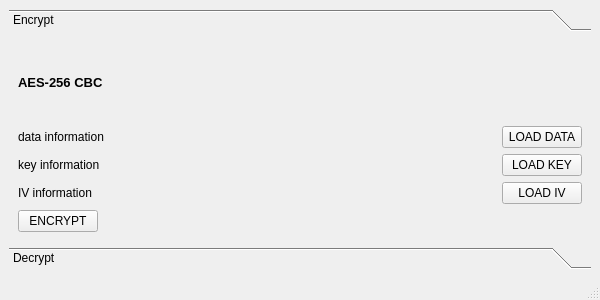
<?xml version="1.0" encoding="UTF-8"?>
<ui version="4.0">
 <class>MainPage</class>
 <widget class="QMainWindow" name="MainPage">
  <property name="geometry">
   <rect>
    <x>0</x>
    <y>0</y>
    <width>600</width>
    <height>300</height>
   </rect>
  </property>
  <property name="windowTitle">
   <string>MainPage</string>
  </property>
  <widget class="QWidget" name="centralwidget">
   <layout class="QVBoxLayout" name="verticalLayout_2">
    <item>
     <widget class="QToolBox" name="tb_UserMode">
      <property name="currentIndex">
       <number>0</number>
      </property>
      <widget class="QWidget" name="EncryptMode">
       <property name="geometry">
        <rect>
         <x>0</x>
         <y>0</y>
         <width>582</width>
         <height>179</height>
        </rect>
       </property>
       <attribute name="label">
        <string>Encrypt</string>
       </attribute>
       <layout class="QVBoxLayout" name="verticalLayout">
        <item>
         <widget class="QLabel" name="lbl_Mode">
          <property name="text">
           <string>&lt;html&gt;&lt;head/&gt;&lt;body&gt;&lt;p&gt;&lt;span style=&quot; font-size:10pt; font-weight:700;&quot;&gt;AES-256 CBC&lt;/span&gt;&lt;/p&gt;&lt;/body&gt;&lt;/html&gt;</string>
          </property>
         </widget>
        </item>
        <item>
         <layout class="QGridLayout" name="gridLayout">
          <item row="0" column="0" colspan="2">
           <widget class="QLabel" name="lbl_Data">
            <property name="text">
             <string>data information</string>
            </property>
            <property name="scaledContents">
             <bool>false</bool>
            </property>
           </widget>
          </item>
          <item row="2" column="0">
           <widget class="QLabel" name="lbl_IV">
            <property name="text">
             <string>IV information</string>
            </property>
           </widget>
          </item>
          <item row="2" column="3">
           <widget class="QPushButton" name="pb_LoadIV">
            <property name="text">
             <string>LOAD IV</string>
            </property>
           </widget>
          </item>
          <item row="1" column="0">
           <widget class="QLabel" name="lbl_Key">
            <property name="text">
             <string>key information</string>
            </property>
           </widget>
          </item>
          <item row="1" column="3">
           <widget class="QPushButton" name="pb_LoadKey">
            <property name="text">
             <string>LOAD KEY</string>
            </property>
           </widget>
          </item>
          <item row="0" column="3">
           <widget class="QPushButton" name="pb_LoadData">
            <property name="text">
             <string>LOAD DATA</string>
            </property>
           </widget>
          </item>
          <item row="1" column="1" colspan="2">
           <spacer name="horizontalSpacer_2">
            <property name="orientation">
             <enum>Qt::Horizontal</enum>
            </property>
            <property name="sizeHint" stdset="0">
             <size>
              <width>198</width>
              <height>20</height>
             </size>
            </property>
           </spacer>
          </item>
          <item row="2" column="1" colspan="2">
           <spacer name="horizontalSpacer_3">
            <property name="orientation">
             <enum>Qt::Horizontal</enum>
            </property>
            <property name="sizeHint" stdset="0">
             <size>
              <width>198</width>
              <height>20</height>
             </size>
            </property>
           </spacer>
          </item>
          <item row="0" column="2">
           <spacer name="horizontalSpacer">
            <property name="orientation">
             <enum>Qt::Horizontal</enum>
            </property>
            <property name="sizeHint" stdset="0">
             <size>
              <width>178</width>
              <height>20</height>
             </size>
            </property>
           </spacer>
          </item>
         </layout>
        </item>
        <item>
         <layout class="QHBoxLayout" name="horizontalLayout_2">
          <item>
           <widget class="QPushButton" name="pb_Encrypt">
            <property name="text">
             <string>ENCRYPT</string>
            </property>
           </widget>
          </item>
          <item>
           <spacer name="horizontalSpacer_4">
            <property name="orientation">
             <enum>Qt::Horizontal</enum>
            </property>
            <property name="sizeHint" stdset="0">
             <size>
              <width>40</width>
              <height>20</height>
             </size>
            </property>
           </spacer>
          </item>
         </layout>
        </item>
       </layout>
      </widget>
      <widget class="QWidget" name="DecryptMode">
       <property name="geometry">
        <rect>
         <x>0</x>
         <y>0</y>
         <width>582</width>
         <height>179</height>
        </rect>
       </property>
       <attribute name="label">
        <string>Decrypt</string>
       </attribute>
      </widget>
     </widget>
    </item>
   </layout>
  </widget>
  <widget class="QMenuBar" name="menubar">
   <property name="geometry">
    <rect>
     <x>0</x>
     <y>0</y>
     <width>600</width>
     <height>22</height>
    </rect>
   </property>
  </widget>
  <widget class="QStatusBar" name="statusbar"/>
 </widget>
 <resources/>
 <connections/>
</ui>
